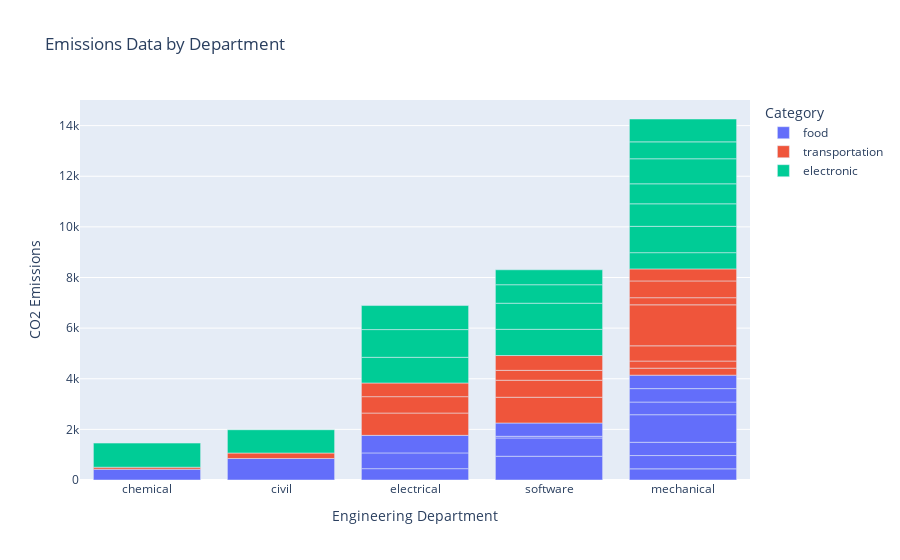

Notebook cell for this chart:
### Markdown cell above
### Create Department Bar Chart

### Code cell
# Create stacked chart with values divided up by discipline and category
fig = px.bar(df, x="discipline", 
                 y=["food", "transportation", "electronic"], 
                 title="Emissions Data by Department",
                 labels={
                     "discipline": "Engineering Department",
                     "value": "CO2 Emissions",
                     "variable": "Category",
                 },)

# Make ascending order
fig.update_xaxes(categoryorder="total ascending")
fig.show()

### Figure 1 — Plotly figure (JSON) as saved in the notebook; plotly's stock layout.template omitted (floating-point values rounded to 4 significant figures)
{"data": [{"alignmentgroup": "True", "hovertemplate": "Category=food<br>Engineering Department=%{x}<br>CO2 Emissions=%{y}<extra></extra>", "legendgroup": "food", "marker": {"color": "#636efa", "pattern": {"shape": ""}}, "name": "food", "offsetgroup": "food", "orientation": "v", "showlegend": true, "textposition": "auto", "type": "bar", "x": ["software", "software", "electrical", "mechanical", "mechanical", "mechanical", "mechanical", "electrical", "chemical", "software", "civil", "mechanical", "mechanical", "mechanical", "electrical", "software"], "xaxis": "x", "y": [937.8, 723.3, 448.1, 440.8, 524.9, 524.9, 1089.0, 621.6, 426.3, 65.54, 850.4, 499.9, 530.9, 532.0, 694.0, 524.9], "yaxis": "y"}, {"alignmentgroup": "True", "hovertemplate": "Category=transportation<br>Engineering Department=%{x}<br>CO2 Emissions=%{y}<extra></extra>", "legendgroup": "transportation", "marker": {"color": "#EF553B", "pattern": {"shape": ""}}, "name": "transportation", "offsetgroup": "transportation", "orientation": "v", "showlegend": true, "textposition": "auto", "type": "bar", "x": ["software", "software", "electrical", "mechanical", "mechanical", "mechanical", "mechanical", "electrical", "chemical", "software", "civil", "mechanical", "mechanical", "mechanical", "electrical", "software"], "xaxis": "x", "y": [1018, 672.4, 881.4, 276.2, 281, 601.6, 1620, 647.2, 78, 390, 215, 281, 662.6, 474.9, 540, 585.4], "yaxis": "y"}, {"alignmentgroup": "True", "hovertemplate": "Category=electronic<br>Engineering Department=%{x}<br>CO2 Emissions=%{y}<extra></extra>", "legendgroup": "electronic", "marker": {"color": "#00cc96", "pattern": {"shape": ""}}, "name": "electronic", "offsetgroup": "electronic", "orientation": "v", "showlegend": true, "textposition": "auto", "type": "bar", "x": ["software", "software", "electrical", "mechanical", "mechanical", "mechanical", "mechanical", "electrical", "chemical", "software", "civil", "mechanical", "mechanical", "mechanical", "electrical", "software"], "xaxis": "x", "y": [1036.0, 1031.0, 1015, 641.8, 1040.0, 890, 790.4, 1095, 953.6, 730, 919.8, 989, 667.4, 903.6, 949.2, 590], "yaxis": "y"}], "layout": {"barmode": "relative", "legend": {"title": {"text": "Category"}, "tracegroupgap": 0}, "title": {"text": "Emissions Data by Department"}, "xaxis": {"anchor": "y", "categoryorder": "total ascending", "domain": [0, 1], "title": {"text": "Engineering Department"}}, "yaxis": {"anchor": "x", "domain": [0, 1], "title": {"text": "CO2 Emissions"}}}}
